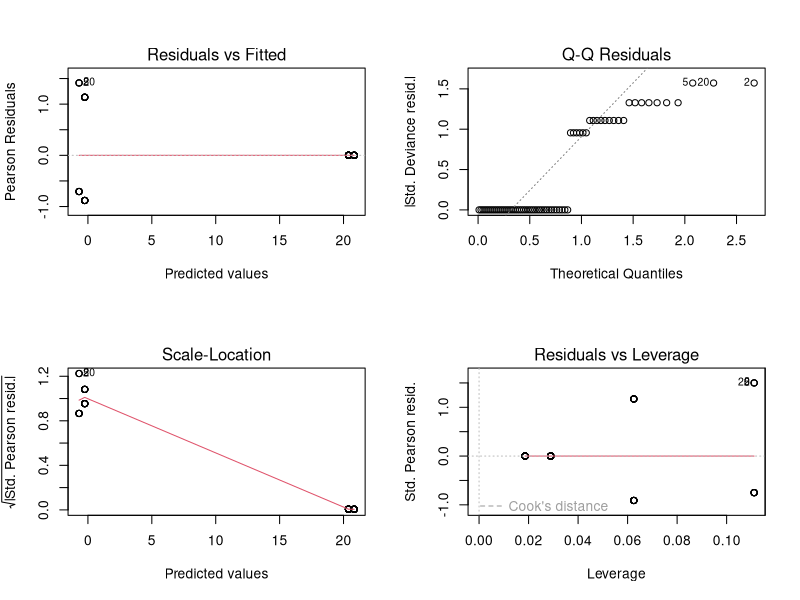
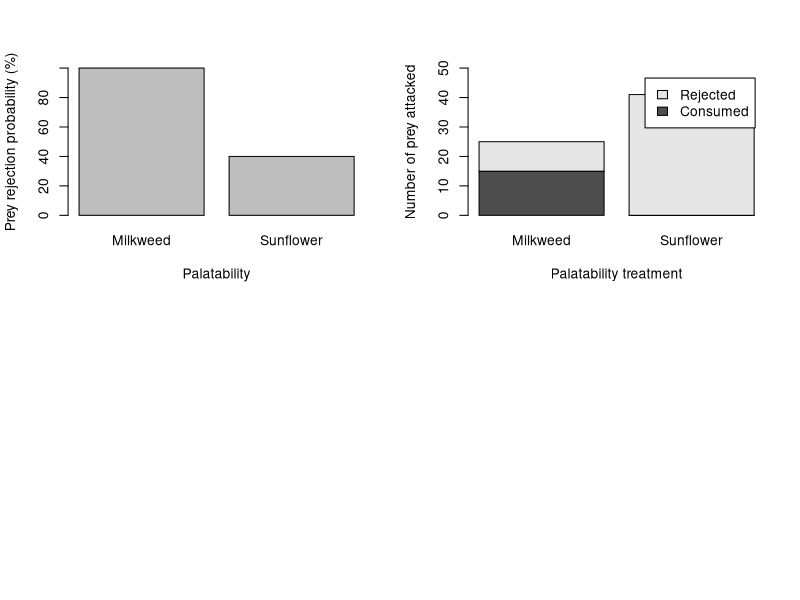

Write the R code that produced these figures, in order. (Note: this script raises an error after producing the figures.)
#~~~~~~~~~~~~~~~~~~~~~~~~~~~~~~~~~~~~~~~~~~~~~~~~~~~~~~~~~~~~~~~~~~~~~~~~~~~~~~~~~~~~~~~~~~~~~~~~~~~~~~~~~~~~~~~~~~~~~~~~~~~~~~~~~~~~~~~
#	 Malika IHLE      malika_ihle@hotmail.fr
#  data analysis
#	 Start : 18 march 2019
#	 last modif : 20190318
#	 commit: first
#~~~~~~~~~~~~~~~~~~~~~~~~~~~~~~~~~~~~~~~~~~~~~~~~~~~~~~~~~~~~~~~~~~~~~~~~~~~~~~~~~~~~~~~~~~~~~~~~~~~~~~~~~~~~~~~~~~~~~~~~~~~~~~~~~~~~~~~


rm(list = ls(all = TRUE))

# packages
library(lme4)
library(arm)
library(ggplot2)
library(here)


# load data
AllAttacks <- read.csv(file="3_ExtractedData/AllAttacks/AllAttacks_Bug.csv", header=TRUE, sep=",")
FirstAttacks <- read.csv(file = "3_ExtractedData/FirstAttacks/FirstAttacks_Bug.csv", header=TRUE, sep=",")

AllAttacks$rowID <- 1:nrow(AllAttacks)

head(AllAttacks)    
head(FirstAttacks)




# model drop rate 
# question 2 (confirmatory): are MW Bug more likely to be dropped?
# --> yes, *******
# question 3 (exploratory): are Bug from a certain color more likely to be dropped?
# --> no
# question 4 (exploratory): are MW Bugs always dropped
# yes


mod2 <- glm (DropYN ~ AttackedColor + AttackedPalatabilityTreatment  #+ (1|FID)
             ,family = 'binomial', data = AllAttacks)
summary(mod2) ## <<<<<< super weird P value for ultra significant effect >>>>>>>>>>>>>> use LRT drop1 function
drop1(mod2, test="Chisq")
par(mfrow=c(2,2))
plot(mod2)  ## I believe test not valid as residual variance super heteroscedastic

#sunflowerplot(AllAttacks$DropYN,AllAttacks$AttackedBugPalatability)
contingency_tbl <- table(AllAttacks$Fate,AllAttacks$AttackedPalatabilityTreatment) # dropping rate of milkweed Bug = 100%, SF bugs = 40%
chisq.test(table(AllAttacks$Fate,AllAttacks$AttackedPalatability))
chisq.test(table(AllAttacks$Fate,AllAttacks$AttackedColor))



# model delay
# question 1 (exploratory): delay to first attack longer if attack the bitrex Bug?
# no, effect according to expectation = palatable Bug attacked first were attacked after a shorter delay than MW Bugs attacked first

mod3 <- lm(DelayToAttack ~ AttackedPalatabilityTreatment, data = FirstAttacks)
summary(mod3)
drop1(mod3, test="Chisq")



# Several Opetions for figure drop rate

par(mfrow=c(2,2))
barplot(c(100,40),
        ylim = c(0,100),
        xlab="Palatability",
        ylab= "Prey rejection probability (%)",
        names.arg = c("Milkweed", "Sunflower")
)

barplot(contingency_tbl,
        ylim = c(0,50),
        xlab="Palatability treatment",
        ylab= "Number of prey attacked",
        names.arg = c("Milkweed", "Sunflower"),
        legend = rownames(contingency_tbl)
)

contingency_tbl
tbl_ggplot <- data.frame(Palatability = c('Milkweed', 'Milkweed', 'Sunflower', 'Sunflower'),
                         Outcome = c('Rejected', 'Consumed', 'Rejected', 'Consumed'),
                         Count = c(41,0,10,15))


BugAttack_dr <- ggplot(tbl_ggplot, aes(x=Palatability, y=Count, fill=Outcome)) + 
  geom_bar(stat="identity")+
  labs(y = "Number of prey rejected or consumed after attack", x = 'Palatability treatment')+      
  scale_x_discrete(labels=c("Milkweed", "Sunflower"))  +
  theme_classic() +
  scale_fill_manual("legend", values = c("Consumed" = "grey", "Rejected" = "black"))  +
  theme(panel.border = element_rect(colour = "black", fill=NA),
        legend.title=element_blank(),
        legend.position = c(0.75,0.75))#+
#guides(fill = guide_legend(label.hjust = 6)) # only working for one of the two keys...




setEPS() 
pdf(paste(here(), "5_Figures/DropRate/FigBugDR.pdf",sep="/"), height=5, width=3.3)
BugAttack_dr
dev.off()
